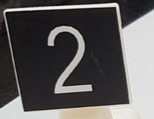
#> input picture CodeSamples/Curve_Schild_Detection/pattern_matching/pictures/two/all.jpeg, 154 x 119 px, shrunk from 246 x 190 before the run
$ python Test2.py
#> lines starting #> are read from the running program, lines starting #| are printed output that depends on the picture; long printed decimals are rounded
import cv2
import numpy as np

img = cv2.imread('pictures/two/all.jpeg',0)
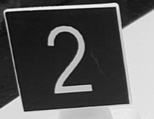
#> img: shape (119, 154); min 0, max 250, mean 91.5
img2 = img.copy()
template = cv2.imread('pictures/two/close.jpeg',0)
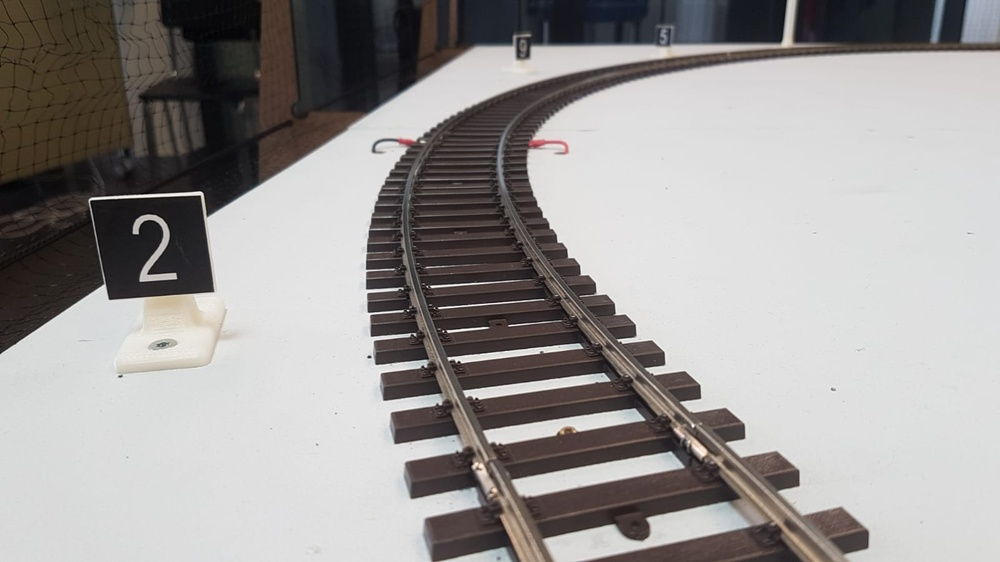
#> input picture CodeSamples/Curve_Schild_Detection/pattern_matching/pictures/two/close.jpeg, 1000 x 562 px, shrunk from 1600 x 900 before the run
#> template: shape (562, 1000); min 0, max 255, mean 152.7
w, h = template.shape[::-1]
#> w = 1000; h = 562

# All the 6 methods for comparison in a list
methods = ['cv2.TM_CCOEFF_NORMED', 'cv2.TM_CCORR_NORMED', 'cv2.TM_SQDIFF_NORMED',
           'cv2.TM_CCOEFF', 'cv2.TM_CCORR', 'cv2.TM_SQDIFF']

for meth in methods:
    img = img2.copy()
    method = eval(meth)

    # Apply template Matching
    res = cv2.matchTemplate(img,template,method)
    min_val, max_val, min_loc, max_loc = cv2.minMaxLoc(res)

    print(str(max_val))

    # If the method is TM_SQDIFF or TM_SQDIFF_NORMED, take minimum
    if method in [cv2.TM_SQDIFF, cv2.TM_SQDIFF_NORMED]:
        top_left = min_loc
    else:
        top_left = max_loc
    bottom_right = (top_left[0] + w, top_left[1] + h)

    cv2.rectangle(img,top_left, bottom_right, 255, 2)

    cv2.imshow('test',img)
#> this loop made 6 passes
#> (min_val, max_val, min_loc, top_left, bottom_right) on passes 1, 2, 4, 5: (-0.571, 0.989, (243, 192), (85, 188), (1085, 750)), (0.495, 0.995, (343, 133), (85, 188), (1085, 750)), (-55806680, 125857472, (248, 191), (85, 189), (1085, 751)), (55591360, 379762432, (85, 70), (597, 175), (1597, 737))
#> (min_val, max_val, max_loc, top_left, bottom_right) on passes 3, 6: (0.0102, 1, (15, 0), (85, 188), (1085, 750)), (2849888, 510233088, (243, 193), (85, 188), (1085, 750))
#| 0.9888
#| 0.9949
#| 1.0
#| 125857472.0
#| 379762432.0
#| 510233088.0
#> pass 1, `res = cv2.matchTemplate(img,template,method)`:
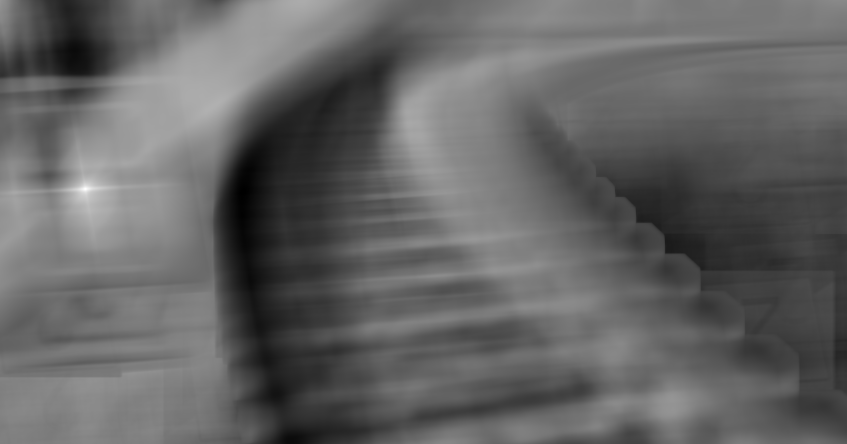
#> res: shape (444, 847) float32; min -0.571, max 0.989, mean 0.0423; drawn with min black and max white
#> pass 2, `res = cv2.matchTemplate(img,template,method)`:
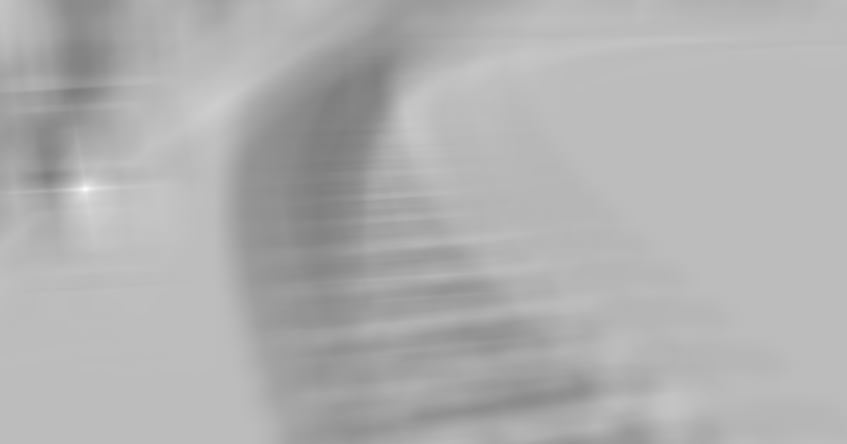
#> res: shape (444, 847) float32; min 0.495, max 0.995, mean 0.694
#> pass 3, `res = cv2.matchTemplate(img,template,method)`:
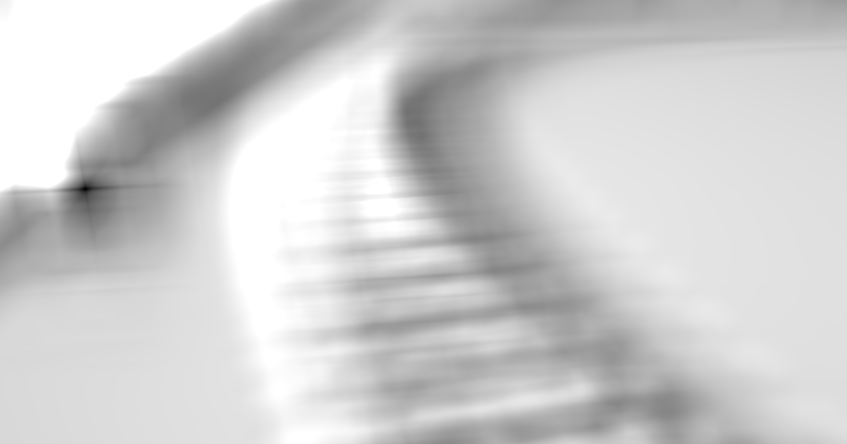
#> res: shape (444, 847) float32; min 0.0102, max 1, mean 0.811
#> after the loop:
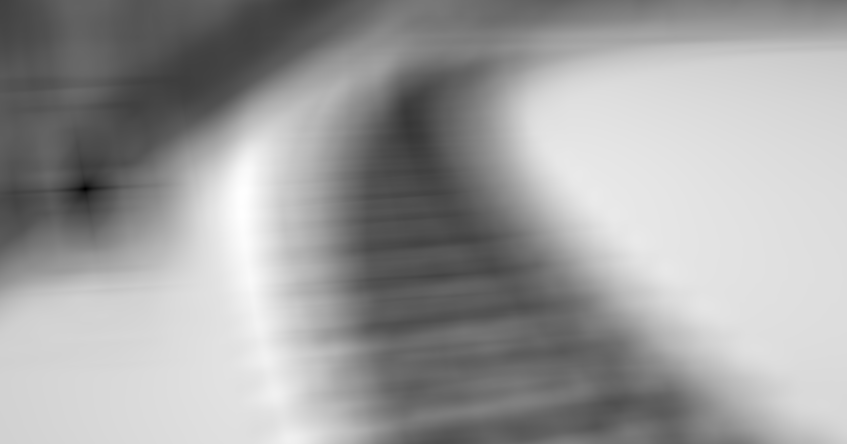
#> res: shape (444, 847) float32; min 2849888, max 510233088, mean 319933568; drawn with min black and max white

    # [7 lines of commented-out code are left out]
